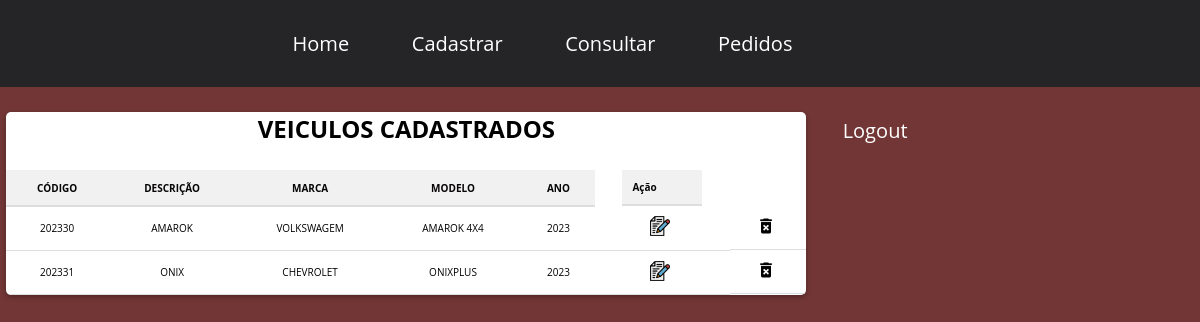
The app's page /admin/painel/exibir.php (signed in) with its own data.
### tables this page shows
CREATE TABLE `veiculo` (
  `codigo_veiculo` int(11) NOT NULL,
  `modelo_veiculo` varchar(200) NOT NULL,
  `ano_veiculo` varchar(200) NOT NULL,
  `categoria_veiculo` varchar(200) DEFAULT NULL,
  `cor_veiculo` text NOT NULL,
  `descricao_veiculo` varchar(255) DEFAULT NULL,
  `marca_veiculo` varchar(200) DEFAULT NULL,
  `imagem_veiculo` varchar(200) DEFAULT NULL
);

### admin/painel/exibir.php (the view, shortened to what this page needs)
<?php
require('../topo_admin.php');
require('../../conexao.php');
$select_veiculo = mysqli_query($conexao, "SELECT * FROM veiculo ORDER BY codigo_veiculo ASC");
if (mysqli_num_rows($select_veiculo) > 0) {
?>
<link rel='stylesheet' type='text/css' media='screen' href='../../css/Estilo.css'>
    <div class="estila_tabela">
        <div><h1>VEICULOS CADASTRADOS</h1></div>
        <table>
            <tr class="tabela_cabecalho">
                <td>CÓDIGO</td>
                <td>DESCRIÇÃO</td>
                <td>MARCA</td>
                <td>MODELO</td>
                <td>ANO</td>
                <td colspan="2">Ação</td>
            </tr>
            <?php while ($dados_veiculo = mysqli_fetch_assoc($select_veiculo)) { ?>
            <tr>
                <td><?php echo $dados_veiculo['codigo_veiculo'];?></td>
                <td><?php echo $dados_veiculo['descricao_veiculo'];?></td>
                <td><?php echo $dados_veiculo['marca_veiculo'];?></td>
                <td><?php echo $dados_veiculo['modelo_veiculo'];?></td>
                <td><?php echo $dados_veiculo['ano_veiculo'];?></td>
                <td>
                    <a href="atualizar.php?codigo_veiculo=<?php echo $dados_veiculo['codigo_veiculo'];?>">
                        <img src="../../img/editar.png" class="botao_acao" alt="Editar">
                    </a>
                </td>
                <td>
                    <a href="javascript:func()" onclick="confirmar_exclusao('<?php echo $dados_veiculo['codigo_veiculo'];?>')">
                        <img src="../../img/excluir.png" class="botao_acao" alt="Excluir">
                    </a>
                </td>
            </tr>
            <?php } ?>
        </table>
    </div>
<?php
} else {
    echo "<script> alert ('NÃO EXISTEM VEICULOS CADASTRADOS!');</script>";
    echo "<script> window.location.href='$url_admin/painel';</script>";
}
?>

### css/Estilo.css (style rules this page uses)
* { margin: 0; padding: 0; font-family: Arial, Helvetica, sans-serif; }
body { background-color: #0d4883; }
html { font-size: 62.5%; }
h1 { font-size: 4rem; margin-bottom: 2.5rem; color: #000000; }
* { margin: 0 auto; padding: 0; box-sizing: border-box; font-family: 'Open Sans', sans-serif; }
.estila_tabela table { border-collapse: collapse; width: 100%; }
.estila_tabela th, .estila_tabela td { text-align: left; padding: 8px; }
.tabela_cabecalho { background-color: #ffffff; color: rgb(7, 5, 5); }
.botao_acao { width: 20px; height: 20px; margin-right: 5px; }
.tabela_cabecalho td:last-child, td:last-child { text-align: center; }
.tabela_cabecalho td:last-child { width: 80px; }
td:last-child { display: flex; align-items: center; }
td:last-child img { cursor: pointer; }
body { font-family: Arial, sans-serif; background-color: #723636; }
h1 { font-size: 24px; margin-top: 0; text-align: center; }
.estila_tabela { margin: 20px auto; max-width: 800px; background-color: #fff; border-radius: 5px; box-shadow: 0px 2px 5px rgba(0, 0, 0, 0.3); overflow: hidden; }
.estila_tabela table { width: 100%; border-collapse: collapse; }
.estila_tabela td { padding: 10px; text-align: center; border-bottom: 1px solid #ddd; }
.estila_tabela .tabela_cabecalho td { font-weight: bold; background-color: #f1f1f1; border-bottom: 2px solid #ddd; }
.estila_tabela img { width: 20px; height: 20px; }
.botao_acao { cursor: pointer; }

### records on screen
veiculo: codigo_veiculo "202330", descricao_veiculo "AMAROK", marca_veiculo "VOLKSWAGEM", modelo_veiculo "AMAROK 4X4", ano_veiculo "2023"
veiculo: codigo_veiculo "202331", descricao_veiculo "ONIX", marca_veiculo "CHEVROLET", modelo_veiculo "ONIXPLUS", ano_veiculo "2023"
